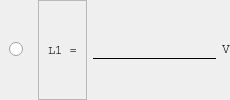
                                 <widget class="QFrame" name="frame_84">
                                  <property name="frameShape">
                                   <enum>QFrame::NoFrame</enum>
                                  </property>
                                  <property name="frameShadow">
                                   <enum>QFrame::Plain</enum>
                                  </property>
                                  <layout class="QHBoxLayout" name="horizontalLayout_23">
                                   <property name="spacing">
                                    <number>6</number>
                                   </property>
                                   <property name="leftMargin">
                                    <number>0</number>
                                   </property>
                                   <property name="topMargin">
                                    <number>0</number>
                                   </property>
                                   <property name="rightMargin">
                                    <number>0</number>
                                   </property>
                                   <property name="bottomMargin">
                                    <number>0</number>
                                   </property>
                                   <item>
                                    <widget class="QFrame" name="frame_85">
                                     <property name="frameShape">
                                      <enum>QFrame::NoFrame</enum>
                                     </property>
                                     <property name="frameShadow">
                                      <enum>QFrame::Plain</enum>
                                     </property>
                                     <layout class="QVBoxLayout" name="verticalLayout_55">
                                      <item>
                                       <widget class="QRadioButton" name="radioButton_6">
                                        <property name="text">
                                         <string/>
                                        </property>
                                       </widget>
                                      </item>
                                     </layout>
                                    </widget>
                                   </item>
                                   <item>
                                    <widget class="QFrame" name="frame_86">
                                     <property name="frameShape">
                                      <enum>QFrame::StyledPanel</enum>
                                     </property>
                                     <property name="frameShadow">
                                      <enum>QFrame::Raised</enum>
                                     </property>
                                     <layout class="QVBoxLayout" name="verticalLayout_56">
                                      <item>
                                       <widget class="QLabel" name="label_33">
                                        <property name="font">
                                         <font>
                                          <family>Courier</family>
                                         </font>
                                        </property>
                                        <property name="text">
                                         <string>L1 =</string>
                                        </property>
                                       </widget>
                                      </item>
                                     </layout>
                                    </widget>
                                   </item>
                                   <item>
                                    <widget class="QFrame" name="frame_87">
                                     <property name="frameShape">
                                      <enum>QFrame::NoFrame</enum>
                                     </property>
                                     <property name="frameShadow">
                                      <enum>QFrame::Plain</enum>
                                     </property>
                                     <layout class="QVBoxLayout" name="verticalLayout_57">
                                      <property name="spacing">
                                       <number>0</number>
                                      </property>
                                      <property name="leftMargin">
                                       <number>0</number>
                                      </property>
                                      <property name="topMargin">
                                       <number>0</number>
                                      </property>
                                      <property name="rightMargin">
                                       <number>0</number>
                                      </property>
                                      <property name="bottomMargin">
                                       <number>0</number>
                                      </property>
                                      <item>
                                       <widget class="QLineEdit" name="lineEdit_11">
                                        <property name="minimumSize">
                                         <size>
                                          <width>50</width>
                                          <height>0</height>
                                         </size>
                                        </property>
                                        <property name="styleSheet">
                                         <string notr="true">QLineEdit{
	border:transparent;
	background: transparent;
	border-bottom: 1px solid black;
	font: 14px;

}


QLineEdit:down-arrow {
    image: url(resources/arrow.png);
	width: 14px;
	height: 14px;
}

QLineEdit QAbstractItemView {

    border: 2px solid darkgray;
    selection-background-color: rgb(174, 255, 193);
	selection-color: black;
	background-color: white;

}</string>
                                        </property>
                                       </widget>
                                      </item>
                                     </layout>
                                    </widget>
                                   </item>
                                   <item>
                                    <widget class="QFrame" name="frame_88">
                                     <property name="maximumSize">
                                      <size>
                                       <width>15</width>
                                       <height>15</height>
                                      </size>
                                     </property>
                                     <property name="frameShape">
                                      <enum>QFrame::NoFrame</enum>
                                     </property>
                                     <property name="frameShadow">
                                      <enum>QFrame::Plain</enum>
                                     </property>
                                     <layout class="QVBoxLayout" name="verticalLayout_58">
                                      <property name="spacing">
                                       <number>0</number>
                                      </property>
                                      <property name="leftMargin">
                                       <number>0</number>
                                      </property>
                                      <property name="topMargin">
                                       <number>0</number>
                                      </property>
                                      <property name="rightMargin">
                                       <number>0</number>
                                      </property>
                                      <property name="bottomMargin">
                                       <number>0</number>
                                      </property>
                                      <item>
                                       <widget class="QLabel" name="label_34">
                                        <property name="font">
                                         <font>
                                          <family>Courier</family>
                                          <pointsize>10</pointsize>
                                         </font>
                                        </property>
                                        <property name="styleSheet">
                                         <string notr="true">border: transparent;</string>
                                        </property>
                                        <property name="text">
                                         <string>V</string>
                                        </property>
                                        <property name="scaledContents">
                                         <bool>true</bool>
                                        </property>
                                       </widget>
                                      </item>
                                     </layout>
                                    </widget>
                                   </item>
                                  </layout>
                                 </widget>
